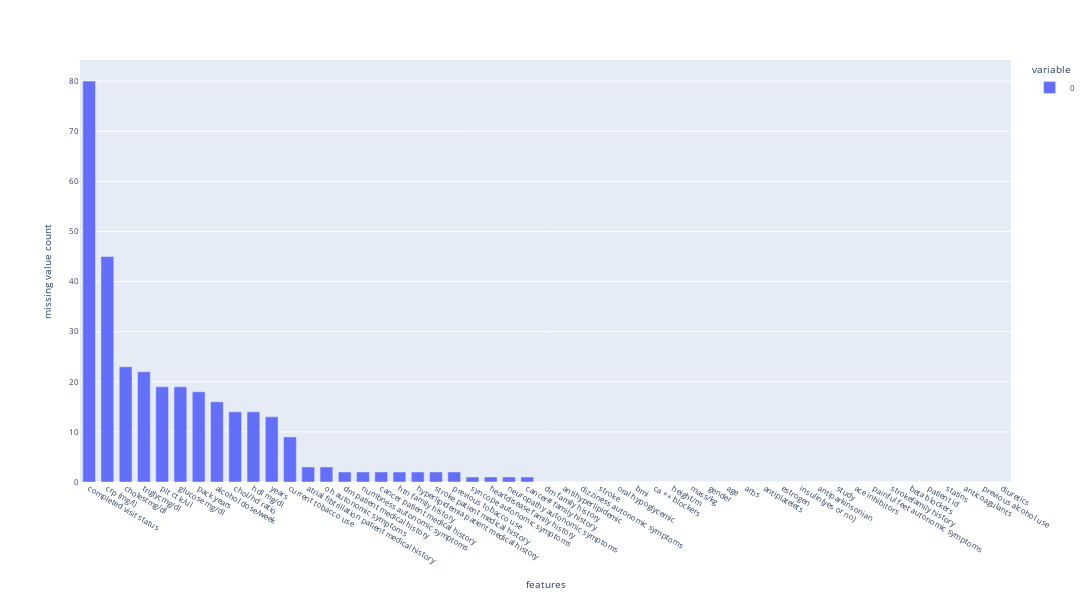

Notebook source saved alongside this figure:
### Code cell
get_plot_na(merged_v9, 0)

### Figure 1 — Plotly figure (JSON) as saved in the notebook; plotly's stock layout.template omitted (floating-point values rounded to 4 significant figures)
{"data": [{"alignmentgroup": "True", "hovertemplate": "variable=0<br>features=%{x}<br>missing value count=%{y}<extra></extra>", "legendgroup": "0", "marker": {"color": "#636efa", "pattern": {"shape": ""}}, "name": "0", "offsetgroup": "0", "orientation": "v", "showlegend": true, "textposition": "auto", "type": "bar", "x": ["completed visit status", "crp (mg/l)", "cholestmg/dl", "triglycmg/dl", "plt ct k/ul", "glucose mg/dl", "pack years", "alcohol dose/week", "chol/hd ratio", "hdl mg/dl", "years", "current tobacco use", "atrial fibtrillation patient medical history", "oh autonomic symptoms", "dm patient medical history", "numbness autonomic symptoms", "cancer patient medical history", "htn family history", "hyperlipidemia patient medical history", "stroke patient medical history", "previous tobacco use", "syncope autonomic symptoms", "heartdisease family history", "neuropathy autonomic symptoms", "cancer# family history", "dm family history", "antihyperlipidemic", "dizziness autonomic symptoms", "stroke", "oral hypoglycemic", "bmi", "ca ++ blockers", "height/m", "mass/kg", "gender", "age", "arbs", "antiplatelets", "estrogen", "insulin(yes or no)", "antiparkinsonian", "study", "ace inhibitors", "painful feet autonomic symptoms", "strokefamily history", "beta blockers", "patient id", "statins", "anticoagulants", "previous alcohol use", "diuretics"], "xaxis": "x", "y": [80, 45, 23, 22, 19, 19, 18, 16, 14, 14, 13, 9, 3, 3, 2, 2, 2, 2, 2, 2, 2, 1, 1, 1, 1, 0, 0, 0, 0, 0, 0, 0, 0, 0, 0, 0, 0, 0, 0, 0, 0, 0, 0, 0, 0, 0, 0, 0, 0, 0, 0], "yaxis": "y"}], "layout": {"bargap": 0.3, "barmode": "relative", "font": {"size": 8}, "height": 600, "legend": {"title": {"text": "variable"}, "tracegroupgap": 0}, "margin": {"t": 60}, "width": 2000, "xaxis": {"anchor": "y", "domain": [0, 1], "title": {"text": "features"}}, "yaxis": {"anchor": "x", "domain": [0, 1], "title": {"text": "missing value count"}}}}
